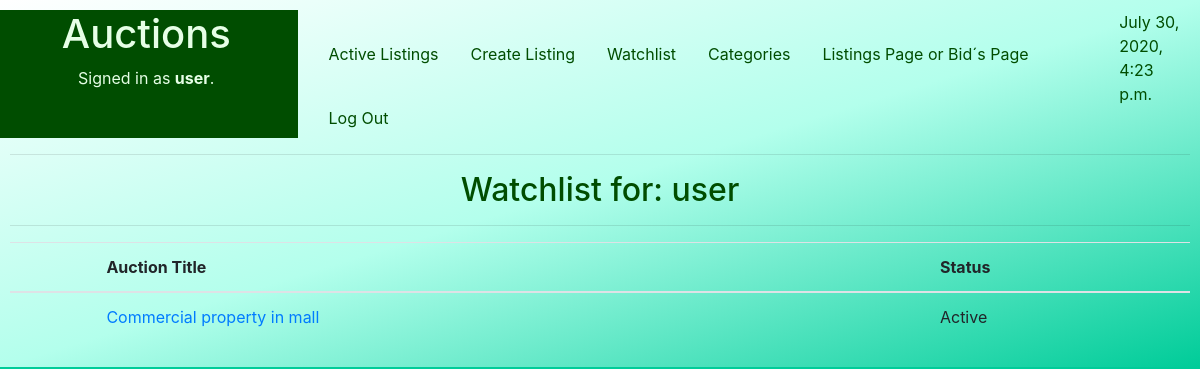
Screenshot of /Watchlist (signed in) with the database file from the repository.
### auctions/models.py (models this page shows, shortened)
class User(AbstractUser):
    pass

class Watchlist(models.Model):
    Lcode = models.ForeignKey(Listings, on_delete=models.CASCADE)
    Wflag =models.IntegerField() #Key
    user = models.CharField(max_length=25)

class Listings(models.Model):
    STATUS = (
        ('Active', 'Active - Receiving Bids'),
        ('To Begin', 'To Begin - De Auction didn´t start yet'),
        ('Closed', 'Closed - The seller gave up the auction'),
        ('Sold', 'Sold'),
    )
    Ltitle = models.CharField(help_text="Choose a title for your listing",max_length=50)
    Ccode=models.IntegerField(help_text="Categories Ex: 1-Apartament,2-Commercial,3-Farm, 4-House ") #foreign key from PropTypes
    Ldescription = models.CharField(max_length=250)
    Lprice = models.FloatField(help_text="starting bid Just USD") #initial price
    Ldatestart = models.DateField(help_text="Please use the following format: <em>YYYY-MM-DD</em>. for the auction start")
    Lduration = models.IntegerField(help_text="Duration expressed in days" )
    Luser = models.CharField(max_length=25)
    Limage= models.ImageField(upload_to="media", blank=True) #Name of the picture saved on static folder
    Lstatus = models.CharField(max_length=8, choices=STATUS )

### auctions/views.py (the view)
# urls.py: path('Watchlist', views.Watchlist_view, name='Watchlist'),
@login_required
def Watchlist_view(request):
    d = datetime.now()
    try:
        W = Watchlist.objects.all()
        context={
           "Today" : d,
           "Wishlists": W,
        }
        return render(request, "auctions/Watchlist.html", context)
    except:
        context={
          "Today" : d,
        }
        return render(request, "auctions/Watchlist.html", context)

### auctions/templates/auctions/WatchList.html (shortened to what this page needs)
{% extends "auctions/layout.html" %}
{% block body %}
<h2 style=" text-align: center;">Watchlist for: {{user.username}} </h2>
  <hr>
<form action ="{% url 'auctions:Watchlist' %}">
   	<div class="form-group" >
        <table class="table" width=50%>
            <thead>
		      	    <tr>
                <th </th>
                <th scope="col">Auction Title </th>
                <th scope="col">Status </th>
      	        </tr>
		        </thead>
            {% if Wishlists|length > 0  %}
	              {% for W in Wishlists %}
                  {%if user.username == W.user%}
                      <tr>
                      <td></td>
                      <td><a href="{% url 'auctions:BidsDetail' Btitle=W.Lcode.Ltitle %}">  {{W.Lcode.Ltitle}} </a> </td>
                      <td>  {{W.Lcode.Lstatus}} </td>
                      </tr>
                  {%endif%}
                {% endfor %}
            {% else %}
                 	<div class="form-group">
                      	<output><h1>No matches found for your Whatchlist   {{user.username}} </h1></output>
                        <input type="hidden" id="u" name="username" value={{user.username}}>
                	</div>
            {% endif %}
	      </table>
    </div>
</form>
{% endblock %}

### auctions/templates/auctions/layout.html (shortened to what this page needs)
{% load static %}
<!DOCTYPE html>
<html lang="en">
    <head>
        <link rel="stylesheet" href="https://stackpath.bootstrapcdn.com/bootstrap/4.4.1/css/bootstrap.min.css">
        <link rel="stylesheet" href="https://cdnjs.cloudflare.com/ajax/libs/font-awesome/4.7.0/css/font-awesome.min.css">
        <link type="text/css" href="{% static 'auctions/styles.css' %}" rel="stylesheet">
        <link type="image" href="{% static 'images/Mural.jpg' %}" rel="stylesheet">
    </head>
    <body>
        <div class="row" >
            <div class="col-lg-3" style="background-color:#004d00;color:#e6ffe6 ;">
                <h1 style="text-align: center;">Auctions</h1>
                {% if user.is_authenticated %}
                    <p style="text-align: center;">Signed in as <strong >{{ user.username }}</strong>.</p>
                {% else %}
                    <p style="text-align: center;">Not signed in.</p>
                {% endif %}
            </div>
            <div class="col-lg-8" >
                <ul class="nav">
                <li class="nav-item"><br>
                  <a  style="color:  #004d00;" class="nav-link" href="{% url 'auctions:index' %}">Active Listings</a>
                </li>
                {% if user.is_authenticated %}
                    <li class="nav-item"><br>
                    <a  style="color:  #004d00;" class="nav-link" href="{% url 'auctions:CreateListings' %}">Create Listing</a>
                    </li>
                    <li class="nav-item"><br>
                    <a  style="color:  #004d00;" class="nav-link" href="{% url 'auctions:Watchlist' %}">Watchlist</a>
                    </li>
                    <li class="nav-item"><br>
                    <a  style="color:  #004d00;" class="nav-link" href="{% url 'auctions:Categories' %}">Categories</a>
                    </li>
                    <li class="nav-item"><br>
                    <a  style="color:  #004d00;" class="nav-link" href="{% url 'auctions:Listingspage' %}">Listings Page or Bid´s Page</a>
                    </li>
                    <li class="nav-item"><br>
                    <a  style="color:  #004d00;" class="nav-link" href="{% url 'auctions:logout' %}">Log Out</a>
                    </li>
                {% endif %}
                </ul>
            </div>
            <div class="col-lg-1" >
                <p> {{Today}} </p>
            </div>
        </div>
      <hr>
      {% block body %}
      {% endblock %}
    </body>
</html>

### auctions/static/auctions/styles.css (style rules this page uses)
body { padding: 10px; color: #004d00 ; background: white url("images/Mural.jpg") no-repeat; }

### auctions/templates/auctions/layout.html (style rules this page uses)
body { padding: 10px; color: #004d00 ; background-color: #00cc99; background-image: linear-gradient(to top left, #00cc99, #b3ffec, white ); background-position: center; background-repeat: no-repeat; background-size: cover; height: 100%; }

### rows the page displays
User: username "user"
Watchlist: Lcode.Ltitle "Commercial property in mall", Lcode.Lstatus "Active"
